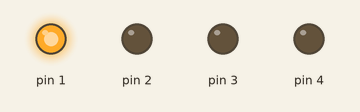
Recording of a sketch running on a simulated Arduino Uno, built with avr-gcc and run on an emulated ATmega328P. Shown: output pins drawn as LEDs (lit = HIGH).

Above: at 0.2 s.
At 1.2 s:
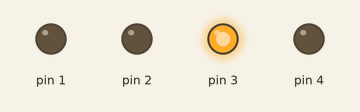
At 3.2 s:
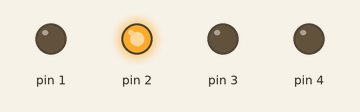
At 5.9 s:
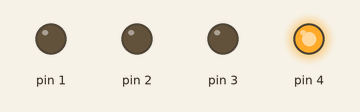
Timing chart, 0 to 9.0 s (numbered marks = the images above):
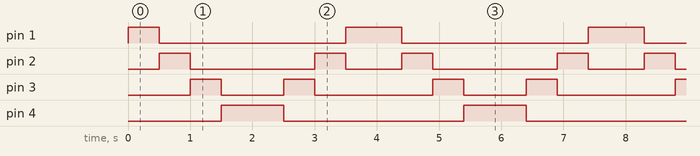

The sketch:

led_walking.ino
```cpp
void setup() {
  pinMode(1, OUTPUT);
  pinMode(2, OUTPUT);
  pinMode(3, OUTPUT);
  pinMode(4, OUTPUT);

}

void loop() {
  // Menyalakan dari kiri ke kanan
  digitalWrite(1, HIGH);
  digitalWrite(2, LOW);
  digitalWrite(3, LOW);
  digitalWrite(4, LOW);
  delay(500);
  digitalWrite(1, LOW);
  digitalWrite(2, HIGH);
  digitalWrite(3, LOW);
  digitalWrite(4, LOW);
  delay(500);
  digitalWrite(1, LOW);
  digitalWrite(2, LOW);
  digitalWrite(3, HIGH);
  digitalWrite(4, LOW);
  delay(500);
  digitalWrite(1, LOW);
  digitalWrite(2, LOW);
  digitalWrite(3, LOW);
  digitalWrite(4, HIGH);
  delay(500);

  // Menyalakan dari kanan ke kiri
  digitalWrite(1, LOW);
  digitalWrite(2, LOW);
  digitalWrite(3, LOW);
  digitalWrite(4, HIGH);
  delay(500);
  digitalWrite(1, LOW);
  digitalWrite(2, LOW);
  digitalWrite(3, HIGH);
  digitalWrite(4, LOW);
  delay(500);
  digitalWrite(1, LOW);
  digitalWrite(2, HIGH);
  digitalWrite(3, LOW);
  digitalWrite(4, LOW);
  delay(500);
  digitalWrite(1, HIGH);
  digitalWrite(2, LOW);
  digitalWrite(3, LOW);
  digitalWrite(4, LOW);
  delay(400);
}
```

Measured:
- by itself, pin 1: repeats every 3.9 s: LOW 3.0 s, HIGH 0.90 s
- by itself, pin 2: repeats every 3.9 s: LOW 2.0 s, HIGH 0.50 s, LOW 0.90 s, HIGH 0.50 s
- by itself, pin 3: repeats every 3.9 s: LOW 1.0 s, HIGH 0.50 s, LOW 1.9 s, HIGH 0.50 s
- by itself, pin 4: alternates HIGH for 1.0 s and LOW for 2.9 s
